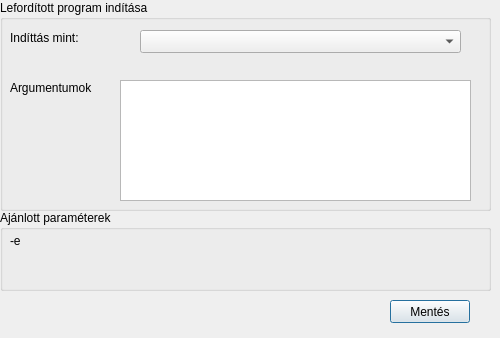
<?xml version="1.0" encoding="UTF-8"?>
<ui version="4.0">
 <class>Runner</class>
 <widget class="QDialog" name="Runner">
  <property name="geometry">
   <rect>
    <x>0</x>
    <y>0</y>
    <width>500</width>
    <height>338</height>
   </rect>
  </property>
  <property name="windowTitle">
   <string>Dialog</string>
  </property>
  <widget class="QGroupBox" name="groupBox">
   <property name="geometry">
    <rect>
     <x>0</x>
     <y>0</y>
     <width>491</width>
     <height>211</height>
    </rect>
   </property>
   <property name="title">
    <string>Lefordított program indítása</string>
   </property>
   <widget class="QComboBox" name="run_program_list">
    <property name="geometry">
     <rect>
      <x>140</x>
      <y>30</y>
      <width>321</width>
      <height>23</height>
     </rect>
    </property>
   </widget>
   <widget class="QLabel" name="label">
    <property name="geometry">
     <rect>
      <x>10</x>
      <y>30</y>
      <width>111</width>
      <height>16</height>
     </rect>
    </property>
    <property name="text">
     <string>Indíttás mint:</string>
    </property>
   </widget>
   <widget class="QTextEdit" name="arguments">
    <property name="geometry">
     <rect>
      <x>120</x>
      <y>80</y>
      <width>351</width>
      <height>121</height>
     </rect>
    </property>
   </widget>
   <widget class="QLabel" name="label_2">
    <property name="geometry">
     <rect>
      <x>10</x>
      <y>80</y>
      <width>101</width>
      <height>16</height>
     </rect>
    </property>
    <property name="text">
     <string>Argumentumok</string>
    </property>
   </widget>
  </widget>
  <widget class="QPushButton" name="savebutton">
   <property name="geometry">
    <rect>
     <x>390</x>
     <y>300</y>
     <width>80</width>
     <height>23</height>
    </rect>
   </property>
   <property name="text">
    <string>Mentés</string>
   </property>
  </widget>
  <widget class="QGroupBox" name="groupBox_2">
   <property name="geometry">
    <rect>
     <x>0</x>
     <y>210</y>
     <width>491</width>
     <height>81</height>
    </rect>
   </property>
   <property name="title">
    <string>Ajánlott paraméterek</string>
   </property>
   <widget class="QLabel" name="label_3">
    <property name="geometry">
     <rect>
      <x>10</x>
      <y>20</y>
      <width>211</width>
      <height>21</height>
     </rect>
    </property>
    <property name="text">
     <string>-e</string>
    </property>
   </widget>
  </widget>
 </widget>
 <resources/>
 <connections/>
</ui>
